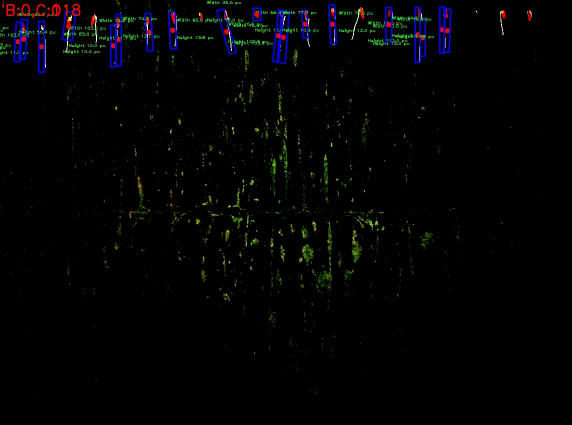
#> input picture input/hasil_1660790596.jpg, 1144 x 850 px, found by its file name (shown at 1/2 size)
$ python measure.py
#> lines starting #> are read from the running program, lines starting #| are printed output that depends on the picture; after the words box and inside, x2 and y2 are one past the last pixel; in counts of white or black regions, pixels touching at a corner belong together
### object_detector.py
import cv2


class HomogeneousBgDetector():
    def __init__(self):
        pass

    def detect_objects(self, frame):
        # Convert Image to grayscale
        gray = cv2.cvtColor(frame, cv2.COLOR_BGR2GRAY)

        # Create a Mask with adaptive threshold
        mask = cv2.adaptiveThreshold(gray, 255, cv2.ADAPTIVE_THRESH_MEAN_C, cv2.THRESH_BINARY_INV, 19, 5)

        # Find contours
        contours, _ = cv2.findContours(mask, cv2.RETR_EXTERNAL, cv2.CHAIN_APPROX_SIMPLE)

        #cv2.imshow("mask", mask)
        objects_contours = []

        for cnt in contours:
            area = cv2.contourArea(cnt)
            if area > 200:
                #cnt = cv2.approxPolyDP(cnt, 0.03*cv2.arcLength(cnt, True), True)
                objects_contours.append(cnt)

        return objects_contours

    # def get_objects_rect(self):
    #     box = cv2.boxPoints(rect)  # cv2.boxPoints(rect) for OpenCV 3.x
    #     box = np.int0(box)

### measure.py
import cv2
from numpy import angle
from object_detector import *
import numpy as np
import time
import csv
from bdb import effective
import math

#image crop
img = cv2.imread("D:\Kuliah\judul-skripsi\codingan\objecy-measurement-master\input\hasil_1660790596.jpg")
#> img is the input picture: shape (850, 1144, 3); mean B, G, R 3.7, 3.1, 2.8
img1 = cv2.imread("input\coba.jpg")
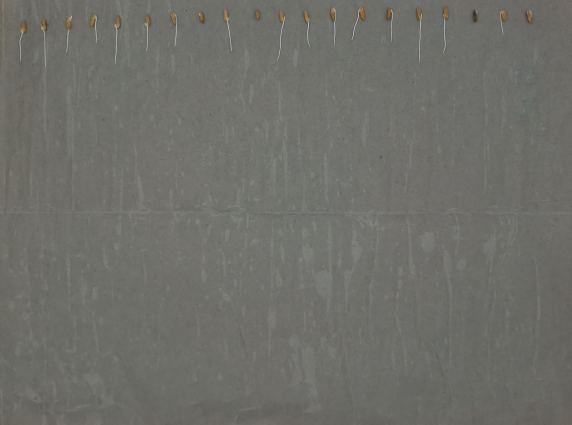
#> input picture input/coba.JPG, 1144 x 850 px, found by its file name (shown at 1/2 size)
#> img1 is the input picture: shape (850, 1144, 3); mean B, G, R 105, 110.6, 110.2
# [7 lines of commented-out code are left out]

list_rect = []

detector = HomogeneousBgDetector()

contours = detector.detect_objects(img)
#> in detect_objects, `gray = cv2.cvtColor(frame, cv2.COLOR_BGR2GRAY)`:
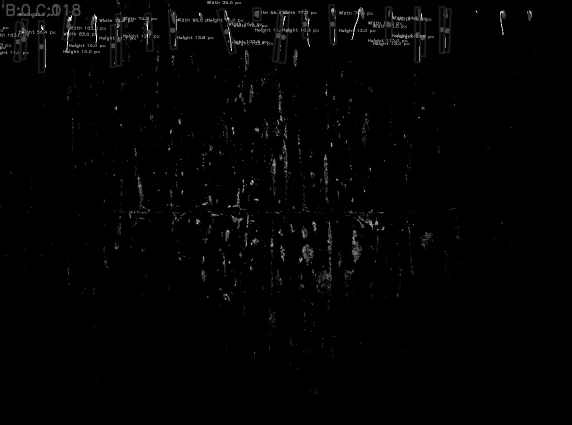
#> gray: shape (850, 1144) (shown at 1/2 size); min 0, max 255, mean 3.1
#> in detect_objects, `mask = cv2.adaptiveThreshold(gray, 255, cv2.ADAPTIVE_THRESH_MEAN_C, cv..`:
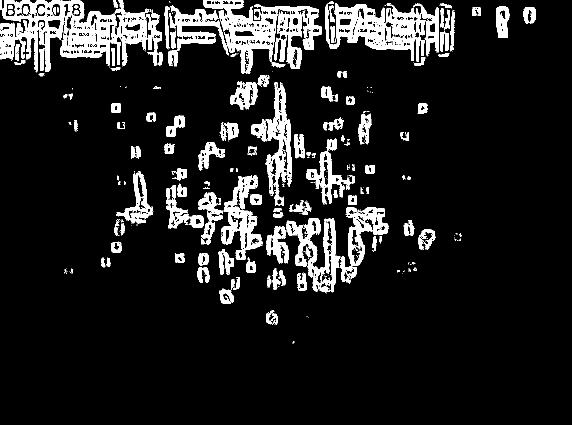
#> mask: shape (850, 1144) (shown at 1/2 size); 11.5% white; 365 white regions (238 under 20 px)
#> in detect_objects, `contours, _ = cv2.findContours(mask, cv2.RETR_EXTERNAL, cv2.CHAIN_APPR..`: contours = 276 contours, 168 with area under 20; largest, box (x1, y1, x2, y2) and area: (0, 0, 326, 145) 25552, (407, 0, 643, 147) 15626, (650, 4, 878, 123) 14684, (573, 414, 777, 585) 11802, (531, 164, 584, 412) 6460
#> the loop in detect_objects, `for cnt in contours:` made 276 passes
#> area on passes 5, 6, 9: 92.5, 153.5, 471.5
#> after the loop in detect_objects, `for cnt in contours:`: objects_contours = 53 contours; largest, box (x1, y1, x2, y2) and area: (0, 0, 326, 145) 25552, (407, 0, 643, 147) 15626, (650, 4, 878, 123) 14684, (573, 414, 777, 585) 11802, (531, 164, 584, 412) 6460
#> contours has the same summary as objects_contours in detect_objects

header = ['file_name', 'x', 'y', 'width' , 'height', 'angle']

with open('data.csv', 'w', encoding='UTF8', newline='') as f:
    writer = csv.writer(f)

    # write the header
    writer.writerow(header)

for cnt in contours:
    # Get rect
    rect = cv2.minAreaRect(cnt)
    (x, y), (w , h), angle = rect

    file_name = "hasil_{}.jpg".format(int(time.time()))
    data = []

    data.extend([file_name, w, h])

    list_rect.append(rect)

    print(list_rect, len(list_rect))
    for item in range(len(list_rect)):
      (x, y), (w , h), angle = list_rect[item]
      X = int(math.ceil(x))
      Y = int(math.ceil(y))
      W = int(math.ceil(w))
      H = int(math.ceil(h))
      cropped_image = img[Y:Y+H, X:X+W]
     # cropped_image = img[X:X+W, Y:Y+H]
      # print([x,y,w,h])
      # print(type(x))
      cv2.imwrite('D:\Kuliah\judul-skripsi\codingan\objecy-measurement-master\output\contour_{}.png'.format(item), cropped_image)
      # print(item)
    with open('data.csv', 'a+', encoding='UTF8', newline='') as f:
        writer = csv.writer(f)

        # write the data
        writer.writerow(data)


    # display rectangle
    box = cv2.boxPoints(rect)
    box = np.int0(box)

    cv2.circle(img, (int(x), int(y)), 5, (0, 0, 255), -1)
    cv2.polylines(img, [box], True, (255, 0, 0), 2)
    cv2.putText(img, "Width {} px".format(round(w, 1)), (int(x - 100), int(y - 20)), cv2.FONT_HERSHEY_PLAIN, 0.6, (100, 200, 0), 1)
    cv2.putText(img, "Height {} px".format(round(h, 1)), (int(x - 100), int(y + 15)), cv2.FONT_HERSHEY_PLAIN, 0.6, (100, 200, 0), 1)
#> this loop made 53 passes
#> box on passes 1 to 8: [[467, 607], [438, 607], [438, 577], [467, 577]], [[595, 581], [592, 546], [610, 544], [614, 579]], [[560, 579], [545, 579], [545, 537], [560, 537]], [[418, 565], [395, 565], [395, 534], [418, 534]], [[511, 545], [492, 545], [492, 515], [511, 515]], [[416, 530], [397, 530], [397, 507], [416, 507]], [[351, 526], [349, 507], [367, 505], [369, 524]], [[439, 549], [435, 498], [465, 496], [469, 547]]
#> (printed output is left out)
#> pass 1, `cv2.imwrite('D:\Kuliah\judul-skripsi\codingan\objecy-measurement-maste..`:
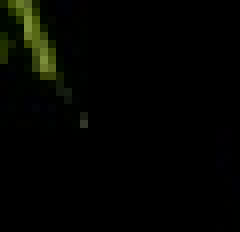
#> saved as contour_0.png: shape (29, 30, 3) (shown 8 times larger); mean B, G, R 1.1, 4.1, 3.1
#> pass 2, `cv2.imwrite('D:\Kuliah\judul-skripsi\codingan\objecy-measurement-maste..`:
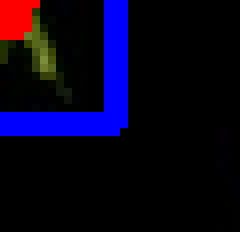
#> saved as contour_0.png: shape (29, 30, 3) (shown 8 times larger); mean B, G, R 26.8, 2.8, 7.9
#> after the loop:
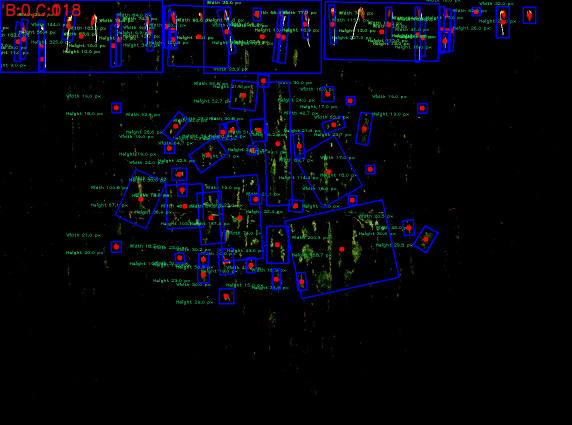
#> img: shape (850, 1144, 3) (shown at 1/2 size); 4.93% of pixels changed, all inside (x1, y1, x2, y2) = (0, 0, 1073, 609)
#> after the loop, list_rect = 53 items

#save image with measurement
#cv2.imwrite("D:\Kuliah\judul-skripsi\codingan\Object-measurement-python-openCV-masterr\output\hasil_{}.jpg".format(int(time.time())), img)
#cv2.waitKey(0)

def BrightnessContrast(brightness=0):

  # getTrackbarPos returns the current
  # position of the specified trackbar.
#> called with brightness = 0
  brightness = cv2.getTrackbarPos('Brightness',
                  'GEEK')
#> brightness = 255

  contrast = cv2.getTrackbarPos('Contrast',
                'GEEK')
#> contrast = 127

  effect = controller(img, brightness,
            contrast)

  # The function imshow displays an image
  # in the specified window
  #save image
  cv2.imshow('Effect', effect)
  k = cv2.waitKey(0) & 0xFF
  if k == ord('q'):
    cv2.imwrite("D:\Kuliah\judul-skripsi\codingan\Objecy-measurement-master\output\hasil_{}.jpg".format(int(time.time())), effect)

def controller(img, brightness=255,
      contrast=127):

#> called with brightness = 255, contrast = 127
  brightness = int((brightness - 0) * (255 - (-255)) / (510 - 0) + (-255))
#> brightness = 0

  contrast = int((contrast - 0) * (127 - (-127)) / (254 - 0) + (-127))
#> contrast = 0

  if brightness != 0:

    if brightness > 0:

      shadow = brightness

      max = 255

    else:

      shadow = 0
      max = 255 + brightness

    al_pha = (max - shadow) / 255
    ga_mma = shadow

    # The function addWeighted calculates
    # the weighted sum of two arrays
    cal = cv2.addWeighted(img, al_pha,
              img, 0, ga_mma)

  else:
    cal = img

  if contrast != 0:
    Alpha = float(131 * (contrast + 127)) / (127 * (131 - contrast))
    Gamma = 127 * (1 - Alpha)

    # The function addWeighted calculates
    # the weighted sum of two arrays
    cal = cv2.addWeighted(cal, Alpha,
              cal, 0, Gamma)

  # putText renders the specified text string in the image.
  cv2.putText(cal, 'B:{},C:{}'.format(brightness,
                    contrast), (10, 30),
        cv2.FONT_HERSHEY_SIMPLEX, 1, (0, 0, 255), 2)
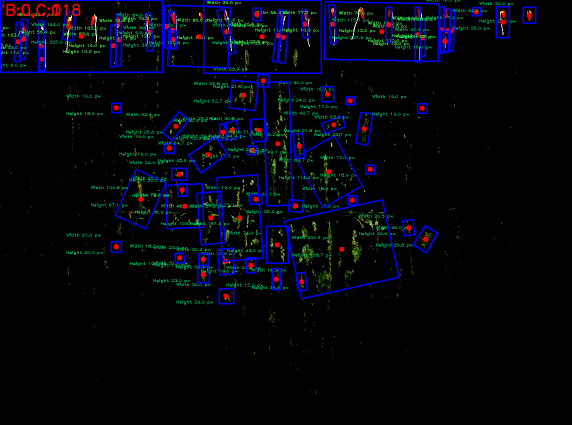
#> cal: shape (850, 1144, 3) (shown at 1/2 size); 0.09% of pixels changed, all inside (x1, y1, x2, y2) = (13, 8, 121, 36)

  return cal

if __name__ == '__main__':
  # # Making another copy of an image.
  img_copy = img.copy()

  # The function namedWindow creates a
  # window that can be used as a placeholder
  # for images.
  cv2.namedWindow('GEEK')

  # The function imshow displays an
  # image in the specified window.
  cv2.imshow('GEEK', img_copy)

  # createTrackbar(trackbarName,
  # windowName, value, count, onChange)
  # Brightness range -255 to 255
  cv2.createTrackbar('Brightness',
          'GEEK', 255, 2 * 255,
          BrightnessContrast)

  # Contrast range -127 to 127
  cv2.createTrackbar('Contrast', 'GEEK',
          127, 2 * 127,
          BrightnessContrast)


  BrightnessContrast(0)
#> (key q is pressed here)

# The function waitKey waits for
# a key event infinitely or for delay
# milliseconds, when it is positive.


cv2.waitKey(0)
